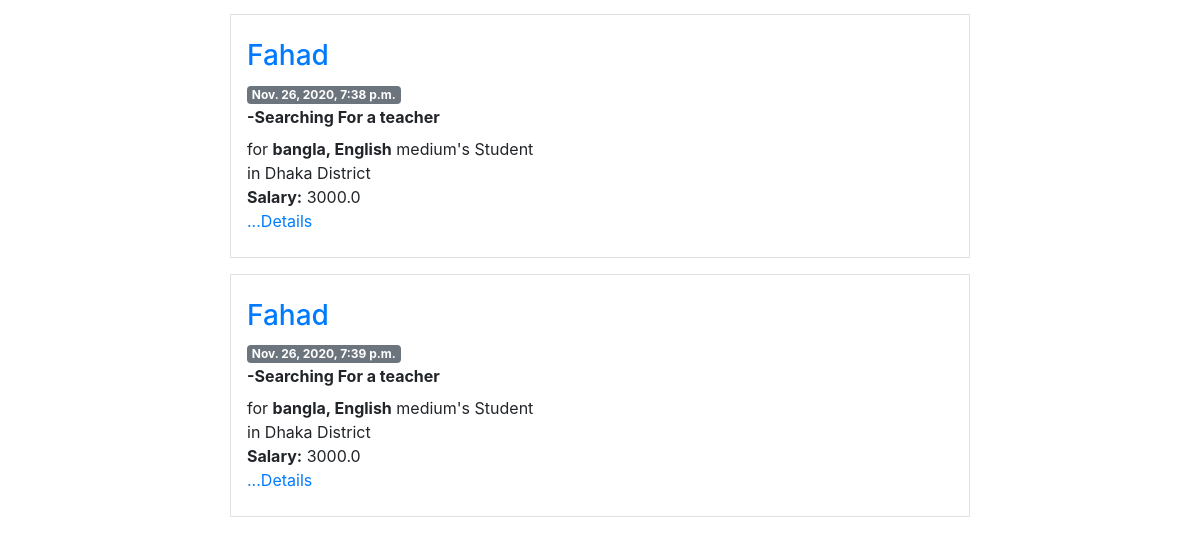
Before: / (lower part) with the older database file.
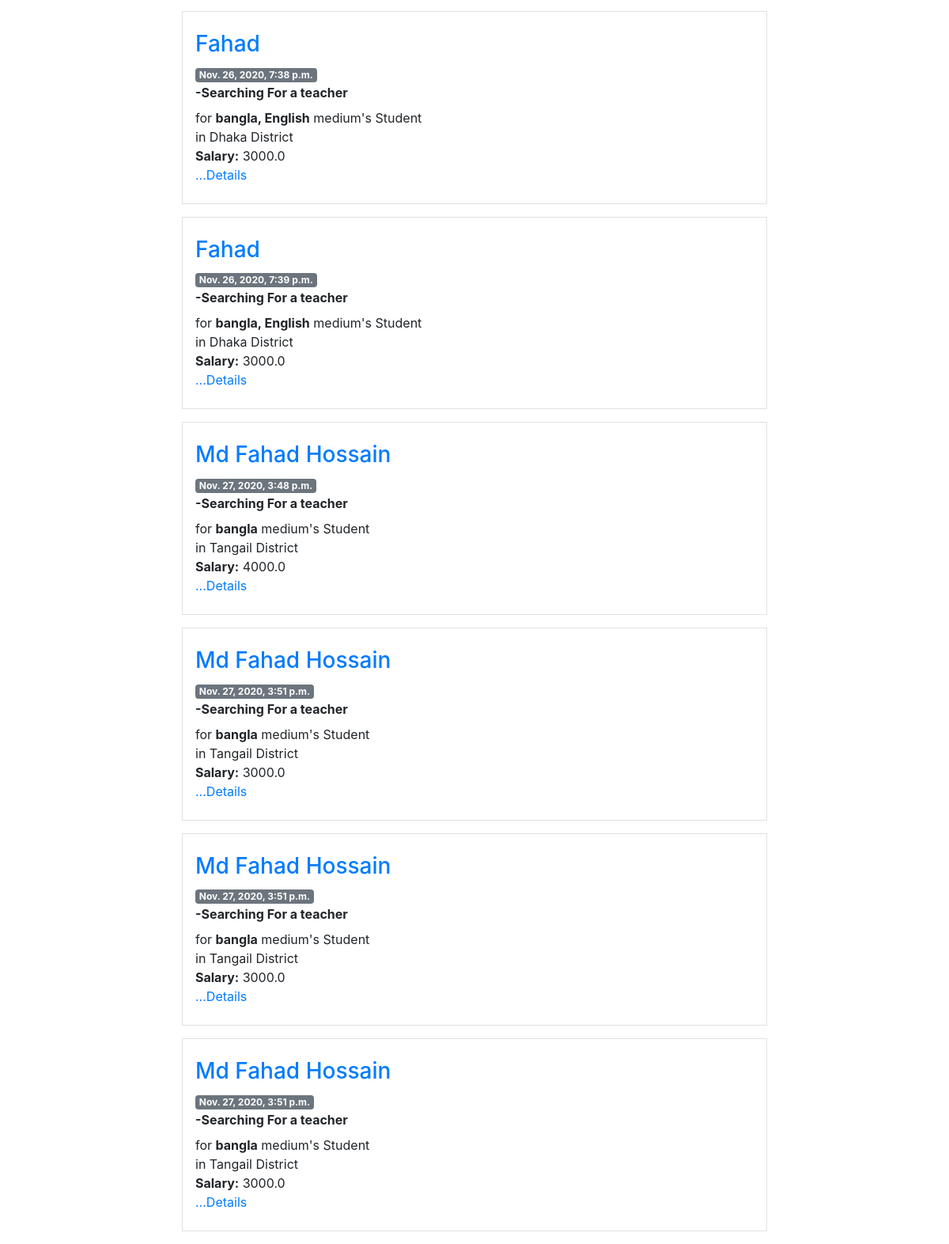
After: the same page with the newer database file.
### tuition/models.py (models this page shows, shortened)
class Post(models.Model):
    CATEGORY=(
        ('Teacher','Teacher'),
        ('Student','Student'),
    )
    MEDIUM=(
        ('bangla','bangla'),
        ('English','English'),
        ('Urdu','Urdu'),
        ('Hindi','Hindi'),
        ('Arabic','Arabic'),
    )
    user=models.ForeignKey(User,on_delete=models.CASCADE, blank=True, null= True)
    id=models.AutoField(primary_key=True)
    title=models.CharField(max_length=101)
    slug=models.CharField(max_length=100, default=title)
    email=models.EmailField()
    salary=models.FloatField()
    details=models.TextField()
    available=models.BooleanField()
    category=models.CharField(max_length=100,choices=CATEGORY)
    created_at=models.DateTimeField(default=now)
    image=models.ImageField(default='default.jpg', upload_to='tuition/images')
    medium=MultiSelectField(max_length=100, max_choices=5, choices=MEDIUM, default='bangla')
    subject=models.ManyToManyField(Subject, related_name='subject_set')
    class_in=models.ManyToManyField(Class_in, related_name='class_set')
    district=models.CharField(max_length=100, null=True, blank=True)
    likes=models.ManyToManyField(User, related_name='post_likes')
    views=models.ManyToManyField(User, related_name='post_views')
    objects=models.Manager()
    items=PostManager()

### tuition/views.py (the view)
# urls.py: path('',PostListView.as_view(), name="homeview"),
class PostListView(ListView):
    template_name='tuition/postlist.html'
    queryset=Post.objects.all()
    context_object_name='posts'
    def get_context_data(self,*args, **kwargs):
        context=super().get_context_data(*args, **kwargs)
        posts=context.get('object_list')
        context['posts']= posts
        context['subjects']= Subject.objects.all()
        context['classes']= Class_in.objects.all()
        return context

### tuition/models.py (called while the page is built)
    def __str__(self):
        return self.name

    def __str__(self):
        return self.name

### templates/tuition/postlist.html (shortened to what this page needs)
{% extends 'basic.html' %}
{% block body %}
<div class="container">
  {% for p in posts %}
  <div class="col-md-8 offset-md-2 mb-3 p-3 border">
    <div class="row  my-2 position-relative">
      <div class="col d-flex flex-column">
        <strong class="d-inline-block mb-2">
          <div>
            <a href="/session/otherprofile/{{p.user.username}}/">
              <h3> {% if p.user.get_full_name %}{{p.user.get_full_name}} {% else %} {{p.user.username}} {% endif %}
              </h3>
            </a>
            <span class="badge badge-secondary">{{p.created_at}}</span>
          </div>
          -Searching For a teacher
        </strong>
        <div class="preview">
          for <b> {{p.medium}}</b> medium's Student <br>
          in {{p.district}} District <br>
          <b>Salary:</b> {{p.salary}} <br>
          <p class="card-text">
            <a href="/tuition/postdetail/{{p.id}}/"> ...Details</a>
          </p>
        </div>
      </div>
    </div>
  </div>
  {% endfor %}
</div>
{% endblock body %}

Changed rows visible on the page:
added Post: user.get_full_name "Md Fahad Hossain", created_at "Nov. 27, 2020, 3:48 p.m.", medium "bangla", district "Tangail", salary "4000.0"
added Post: user.get_full_name "Md Fahad Hossain", created_at "Nov. 27, 2020, 3:51 p.m.", medium "bangla", district "Tangail", salary "3000.0"
added Post: user.get_full_name "Md Fahad Hossain", created_at "Nov. 27, 2020, 3:51 p.m.", medium "bangla", district "Tangail", salary "3000.0"
added Post: user.get_full_name "Md Fahad Hossain", created_at "Nov. 27, 2020, 3:51 p.m.", medium "bangla", district "Tangail", salary "3000.0"
